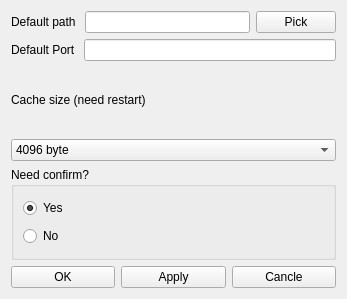
<?xml version="1.0" encoding="UTF-8"?>
<ui version="4.0">
 <class>Settings</class>
 <widget class="QWidget" name="Settings">
  <property name="geometry">
   <rect>
    <x>0</x>
    <y>0</y>
    <width>347</width>
    <height>299</height>
   </rect>
  </property>
  <property name="windowTitle">
   <string>Settings</string>
  </property>
  <layout class="QGridLayout" name="gridLayout_3">
   <item row="0" column="0" colspan="3">
    <layout class="QGridLayout" name="gridLayout_2">
     <item row="0" column="0">
      <widget class="QLabel" name="path_lb_server">
       <property name="text">
        <string>Default path </string>
       </property>
       <property name="buddy">
        <cstring>path_le_server</cstring>
       </property>
      </widget>
     </item>
     <item row="0" column="1">
      <widget class="QLineEdit" name="path_le_server"/>
     </item>
     <item row="0" column="2">
      <widget class="QPushButton" name="pick_pb_server">
       <property name="text">
        <string>Pick</string>
       </property>
      </widget>
     </item>
    </layout>
   </item>
   <item row="1" column="0" colspan="3">
    <layout class="QGridLayout" name="gridLayout">
     <item row="0" column="0">
      <widget class="QLabel" name="port_lb_server">
       <property name="text">
        <string>Default Port </string>
       </property>
       <property name="buddy">
        <cstring>port_le_server</cstring>
       </property>
      </widget>
     </item>
     <item row="0" column="1">
      <widget class="QLineEdit" name="port_le_server"/>
     </item>
    </layout>
   </item>
   <item row="2" column="0" colspan="3">
    <layout class="QGridLayout" name="gridLayout_4">
     <item row="0" column="0">
      <widget class="QLabel" name="cache_lb">
       <property name="text">
        <string>Cache size (need restart)</string>
       </property>
       <property name="buddy">
        <cstring>cache_cb</cstring>
       </property>
      </widget>
     </item>
     <item row="1" column="0">
      <widget class="QComboBox" name="cache_cb">
       <item>
        <property name="text">
         <string>4096 byte</string>
        </property>
       </item>
       <item>
        <property name="text">
         <string>8192 byte</string>
        </property>
       </item>
       <item>
        <property name="text">
         <string>12288 byte</string>
        </property>
       </item>
       <item>
        <property name="text">
         <string>16384 byte</string>
        </property>
       </item>
      </widget>
     </item>
    </layout>
   </item>
   <item row="3" column="0" colspan="3">
    <widget class="QGroupBox" name="groupBox">
     <property name="title">
      <string>Need confirm?</string>
     </property>
     <layout class="QGridLayout" name="gridLayout_5">
      <item row="0" column="0">
       <widget class="QRadioButton" name="yes_rb">
        <property name="text">
         <string>Yes</string>
        </property>
        <property name="checked">
         <bool>true</bool>
        </property>
       </widget>
      </item>
      <item row="1" column="0">
       <widget class="QRadioButton" name="no_rb">
        <property name="text">
         <string>No</string>
        </property>
       </widget>
      </item>
     </layout>
    </widget>
   </item>
   <item row="4" column="0">
    <widget class="QPushButton" name="ok_pb">
     <property name="text">
      <string>OK</string>
     </property>
    </widget>
   </item>
   <item row="4" column="1">
    <widget class="QPushButton" name="apply_pb">
     <property name="text">
      <string>Apply</string>
     </property>
    </widget>
   </item>
   <item row="4" column="2">
    <widget class="QPushButton" name="cancle_pb">
     <property name="text">
      <string>Cancle</string>
     </property>
    </widget>
   </item>
  </layout>
 </widget>
 <tabstops>
  <tabstop>path_le_server</tabstop>
  <tabstop>pick_pb_server</tabstop>
  <tabstop>port_le_server</tabstop>
  <tabstop>cache_cb</tabstop>
  <tabstop>yes_rb</tabstop>
  <tabstop>ok_pb</tabstop>
  <tabstop>apply_pb</tabstop>
  <tabstop>cancle_pb</tabstop>
  <tabstop>no_rb</tabstop>
 </tabstops>
 <resources/>
 <connections>
  <connection>
   <sender>cancle_pb</sender>
   <signal>clicked()</signal>
   <receiver>Settings</receiver>
   <slot>close()</slot>
   <hints>
    <hint type="sourcelabel">
     <x>280</x>
     <y>283</y>
    </hint>
    <hint type="destinationlabel">
     <x>257</x>
     <y>292</y>
    </hint>
   </hints>
  </connection>
 </connections>
</ui>
